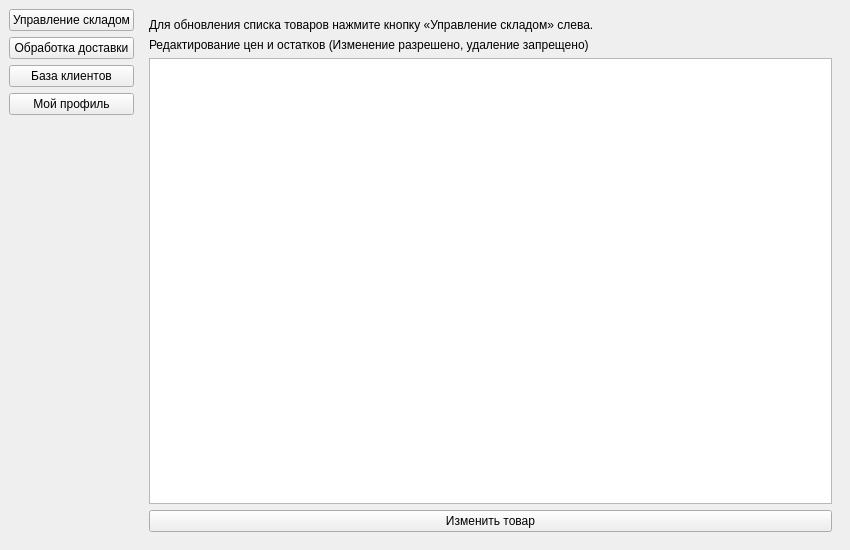
<?xml version="1.0" encoding="UTF-8"?>
<ui version="4.0">
 <class>ManagerWindow</class>
 <widget class="QMainWindow" name="ManagerWindow">
  <property name="geometry">
   <rect><x>0</x><y>0</y><width>850</width><height>550</height></rect>
  </property>
  <property name="windowTitle">
   <string>Рабочее место Менеджера</string>
  </property>
  <widget class="QWidget" name="centralwidget">
   <layout class="QHBoxLayout" name="mainLayout">
    <item>
     <layout class="QVBoxLayout" name="sideMenuLayout">
      <item>
       <widget class="QPushButton" name="btnStock">
        <property name="text"><string>Управление складом</string></property>
       </widget>
      </item>
      <item>
       <widget class="QPushButton" name="btnOrders">
        <property name="text"><string>Обработка доставки</string></property>
       </widget>
      </item>
      <item>
       <widget class="QPushButton" name="btnClients">
        <property name="text"><string>База клиентов</string></property>
       </widget>
      </item>
      <item>
       <widget class="QPushButton" name="btnProfile">
        <property name="text"><string>Мой профиль</string></property>
       </widget>
      </item>
      <item>
       <spacer name="verticalSpacer">
        <property name="orientation"><enum>Qt::Vertical</enum></property>
        <property name="sizeHint" stdset="0"><size><width>20</width><height>40</height></size></property>
       </spacer>
      </item>
     </layout>
    </item>
    <item>
     <widget class="QStackedWidget" name="stackedWidget">
      <widget class="QWidget" name="pageStock">
       <layout class="QVBoxLayout" name="stockLayout">
        <item>
         <widget class="QLabel" name="lblInfoStock">
          <property name="text">
           <string>Для обновления списка товаров нажмите кнопку «Управление складом» слева.</string>
          </property>
          <property name="wordWrap"><bool>true</bool></property>
         </widget>
        </item>
        <item>
         <widget class="QLabel" name="lblStock"><property name="text"><string>Редактирование цен и остатков (Изменение разрешено, удаление запрещено)</string></property></widget>
        </item>
        <item>
         <widget class="QTableView" name="tableStock"/>
        </item>
        <item>
         <widget class="QPushButton" name="btnEditProduct">
          <property name="text"><string>Изменить товар</string></property>
         </widget>
        </item>
       </layout>
      </widget>
      <widget class="QWidget" name="pageOrders">
       <layout class="QVBoxLayout" name="ordersLayout">
        <item>
         <widget class="QLabel" name="lblInfoOrders">
          <property name="text">
           <string>Для обновления списка заказов нажмите кнопку «Обработка доставки» слева.</string>
          </property>
          <property name="wordWrap"><bool>true</bool></property>
         </widget>
        </item>
        <item>
         <widget class="QLabel" name="lblOrd"><property name="text"><string>Назначение даты доставки для новых заказов:</string></property></widget>
        </item>
        <item>
         <widget class="QTableView" name="tableOrders"/>
        </item>
        <item>
         <layout class="QHBoxLayout" name="deliveryDateLayout">
          <item>
           <widget class="QLabel" name="lblDate"><property name="text"><string>Дата доставки:</string></property></widget>
          </item>
          <item>
           <widget class="QDateEdit" name="dateDelivery"><property name="calendarPopup"><bool>true</bool></property></widget>
          </item>
          <item>
           <widget class="QPushButton" name="btnSetDelivery"><property name="text"><string>Установить дату доставки</string></property></widget>
          </item>
         </layout>
        </item>
       </layout>
      </widget>
      <widget class="QWidget" name="pageClients">
       <layout class="QVBoxLayout" name="clientsLayout">
        <item>
         <widget class="QLabel" name="lblInfoClients">
          <property name="text">
           <string>Для обновления списка клиентов нажмите кнопку «База клиентов» слева.</string>
          </property>
          <property name="wordWrap"><bool>true</bool></property>
         </widget>
        </item>
        <item>
         <widget class="QLabel" name="lblCl"><property name="text"><string>Просмотр списка зарегистрированных покупателей (Только чтение)</string></property></widget>
        </item>
        <item>
         <widget class="QTableView" name="tableClients"/>
        </item>
       </layout>
      </widget>
      <widget class="QWidget" name="pageProfile">
       <layout class="QVBoxLayout" name="profLayout">
        <item>
         <widget class="QLabel" name="lblInfoProfile">
          <property name="text">
           <string>Для обновления профиля нажмите кнопку «Мой профиль» слева, затем сохраните изменения.</string>
          </property>
          <property name="wordWrap"><bool>true</bool></property>
         </widget>
        </item>
        <item>
         <widget class="QLabel" name="lblProf"><property name="text"><string>Личный профиль сотрудника:</string></property></widget>
        </item>
        <item>
         <widget class="QLineEdit" name="lineEmail">
          <property name="placeholderText"><string>Email (Логин)</string></property>
         </widget>
        </item>
        <item>
         <widget class="QLineEdit" name="linePassword">
          <property name="placeholderText"><string>Новый пароль</string></property>
          <property name="echoMode"><enum>QLineEdit::Password</enum></property>
         </widget>
        </item>
        <item>
         <widget class="QPushButton" name="btnSaveProfile"><property name="text"><string>Обновить данные профиля</string></property></widget>
        </item>
        <item>
         <spacer name="profSpacer">
          <property name="orientation"><enum>Qt::Vertical</enum></property>
          <property name="sizeHint" stdset="0"><size><width>20</width><height>40</height></size></property>
         </spacer>
        </item>
       </layout>
      </widget>
     </widget>
    </item>
   </layout>
  </widget>
 </widget>
</ui>
